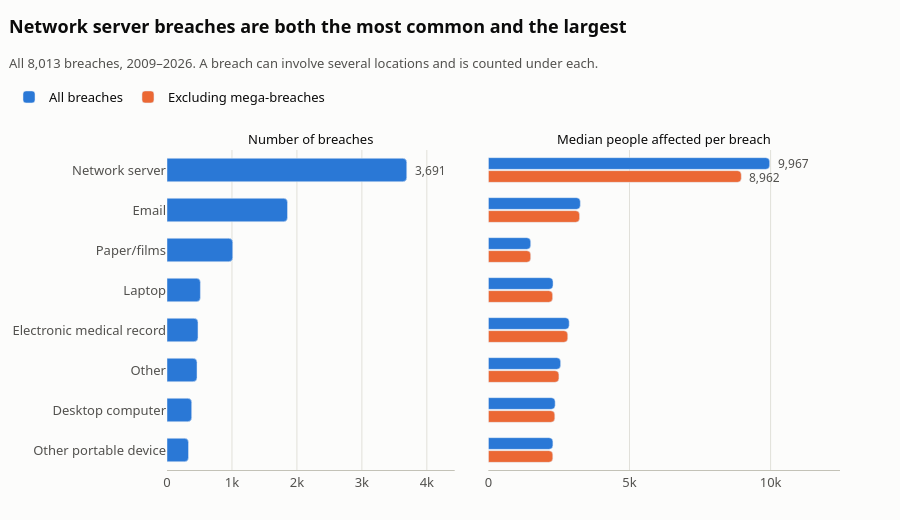

Here is the notebook cell this chart was saved with:
### Markdown cell above
## 4. Location: where the breached information was

Each breach records where the exposed information was: a network server, email, paper records, a laptop and so on. For each location, this counts the breaches and finds the median number of people affected, to show which location produces the most breaches and which produces the largest ones.

This isn't a trend over time, so it uses all 8,013 breaches. A breach can involve several locations, so it's counted under each of them, and the counts add up to more than the total.

### Code cell
location_stats = pd.DataFrame([
    {
        "location": name,
        "breaches": int(breaches[column].sum()),
        "share_of_breaches_%": breaches[column].mean() * 100,
        "median_people_all": breaches.loc[breaches[column], "individuals_affected"].median(),
        "median_people_excl_mega": breaches.loc[breaches[column] & ~breaches["mega_breach"], "individuals_affected"].median(),
        "mega_breaches": int((breaches[column] & breaches["mega_breach"]).sum()),
    }
    for column, name in LOCATION_LABELS.items()
]).sort_values("breaches", ascending=False, ignore_index=True)
print(location_stats.round(1).to_string(index=False))

most_common = location_stats.iloc[0]
largest = location_stats.loc[location_stats["median_people_all"].idxmax()]
print(f"\nMost breaches: {most_common['location']} ({most_common['breaches']:,}, "
      f"{most_common['share_of_breaches_%']:.0f}% of all breaches)")
print(f"Largest breaches: {largest['location']}, median {largest['median_people_all']:,.0f} people "
      f"({largest['median_people_excl_mega']:,.0f} excluding mega-breaches); "
      f"{largest['mega_breaches']} of {breaches['mega_breach'].sum()} mega-breaches involved it")

fig = make_subplots(rows=1, cols=2, shared_yaxes=True, horizontal_spacing=0.05, column_widths=[0.45, 0.55],
                    subplot_titles=("Number of breaches", "Median people affected per breach"))
fig.add_trace(go.Bar(
    y=location_stats["location"], x=location_stats["breaches"], orientation="h", showlegend=False,
    marker=dict(color=BLUE, cornerradius=4), hovertemplate="%{y}: %{x:,} breaches<extra></extra>",
), row=1, col=1)
for column, name, color in (("median_people_all", "All breaches", BLUE),
                            ("median_people_excl_mega", "Excluding mega-breaches", ORANGE)):
    fig.add_trace(go.Bar(
        y=location_stats["location"], x=location_stats[column], orientation="h", name=name,
        marker=dict(color=color, cornerradius=4), hovertemplate=f"%{{y}}: median %{{x:,.0f}} people ({name.lower()})<extra></extra>",
    ), row=1, col=2)

title = (f"{most_common['location']} breaches are both the most common and the largest"
         if most_common["location"] == largest["location"] else
         f"{most_common['location']} breaches are the most common; {largest['location']} breaches are the largest")
style(fig, title, f"All {len(breaches):,} breaches, {breaches['year'].min()}–{breaches['year'].max()}. "
      "A breach can involve several locations and is counted under each.", height=520)
fig.update_layout(barmode="group", bargap=0.35, bargroupgap=0.1)
fig.update_yaxes(autorange="reversed", showgrid=False)
fig.update_xaxes(showgrid=True, gridcolor=GRID, zeroline=False, tickformat="~s")
fig.update_xaxes(range=[0, location_stats["breaches"].max() * 1.2], row=1, col=1)
fig.update_xaxes(range=[0, location_stats["median_people_all"].max() * 1.25], row=1, col=2)
label(fig, most_common["breaches"], most_common["location"], f"{most_common['breaches']:,}", row=1, col=1, xanchor="left", xshift=6)
for column, shift in (("median_people_all", 7), ("median_people_excl_mega", -7)):  # blue bar sits above orange
    label(fig, largest[column], largest["location"], f"{largest[column]:,.0f}", row=1, col=2, xanchor="left", xshift=6, yshift=shift)
save_and_show(fig, "q4_locations")

### Figure 1 — Plotly figure (JSON) as saved in the notebook; plotly's stock layout.template omitted (floating-point values rounded to 4 significant figures)
{"data": [{"hovertemplate": "%{y}: %{x:,} breaches<extra></extra>", "marker": {"color": "#2a78d6", "cornerradius": 4}, "orientation": "h", "showlegend": false, "type": "bar", "x": [3691, 1855, 1012, 514, 477, 462, 380, 331], "xaxis": "x", "y": ["Network server", "Email", "Paper/films", "Laptop", "Electronic medical record", "Other", "Desktop computer", "Other portable device"], "yaxis": "y"}, {"hovertemplate": "%{y}: median %{x:,.0f} people (all breaches)<extra></extra>", "marker": {"color": "#2a78d6", "cornerradius": 4}, "name": "All breaches", "orientation": "h", "type": "bar", "x": [9967.0, 3259.0, 1500.0, 2292.0, 2864.0, 2560.0, 2367.0, 2287.0], "xaxis": "x2", "y": ["Network server", "Email", "Paper/films", "Laptop", "Electronic medical record", "Other", "Desktop computer", "Other portable device"], "yaxis": "y2"}, {"hovertemplate": "%{y}: median %{x:,.0f} people (excluding mega-breaches)<extra></extra>", "marker": {"color": "#eb6834", "cornerradius": 4}, "name": "Excluding mega-breaches", "orientation": "h", "type": "bar", "x": [8962.0, 3232.0, 1500.0, 2278.0, 2813.0, 2500.0, 2354.0, 2283.0], "xaxis": "x2", "y": ["Network server", "Email", "Paper/films", "Laptop", "Electronic medical record", "Other", "Desktop computer", "Other portable device"], "yaxis": "y2"}], "layout": {"annotations": [{"font": {"color": "#0b0b0b", "size": 13}, "showarrow": false, "text": "Number of breaches", "x": 0.2137, "xanchor": "center", "xref": "paper", "y": 1.0, "yanchor": "bottom", "yref": "paper"}, {"font": {"color": "#0b0b0b", "size": 13}, "showarrow": false, "text": "Median people affected per breach", "x": 0.7388, "xanchor": "center", "xref": "paper", "y": 1.0, "yanchor": "bottom", "yref": "paper"}, {"font": {"color": "#52514e", "size": 12}, "showarrow": false, "text": "3,691", "x": 3691, "xanchor": "left", "xref": "x", "xshift": 6, "y": "Network server", "yref": "y"}, {"font": {"color": "#52514e", "size": 12}, "showarrow": false, "text": "9,967", "x": 9967.0, "xanchor": "left", "xref": "x2", "xshift": 6, "y": "Network server", "yref": "y2", "yshift": 7}, {"font": {"color": "#52514e", "size": 12}, "showarrow": false, "text": "8,962", "x": 8962.0, "xanchor": "left", "xref": "x2", "xshift": 6, "y": "Network server", "yref": "y2", "yshift": -7}], "bargap": 0.35, "bargroupgap": 0.1, "barmode": "group", "font": {"color": "#0b0b0b", "family": "system-ui, -apple-system, \"Segoe UI\", sans-serif", "size": 13}, "height": 520, "hoverlabel": {"bgcolor": "white", "bordercolor": "#e1e0d9", "font": {"color": "#0b0b0b"}}, "legend": {"orientation": "h", "title": {"text": ""}, "x": 0.01, "xanchor": "left", "xref": "container", "y": 0.8423, "yanchor": "top", "yref": "container"}, "margin": {"b": 50, "l": 70, "r": 60, "t": 150}, "paper_bgcolor": "#fcfcfb", "plot_bgcolor": "#fcfcfb", "title": {"subtitle": {"font": {"color": "#52514e", "size": 13}, "text": "All 8,013 breaches, 2009–2026. A breach can involve several locations and is counted under each."}, "text": "<b>Network server breaches are both the most common and the largest</b>", "x": 0.01, "xanchor": "left", "xref": "container", "y": 0.9615, "yanchor": "top", "yref": "container"}, "xaxis": {"anchor": "y", "domain": [0.0, 0.4275], "gridcolor": "#e1e0d9", "linecolor": "#c3c2b7", "range": [0, 4429.0], "showgrid": true, "tickfont": {"color": "#52514e"}, "tickformat": "~s", "zeroline": false}, "xaxis2": {"anchor": "y2", "domain": [0.4775, 1.0], "gridcolor": "#e1e0d9", "linecolor": "#c3c2b7", "range": [0, 12460.0], "showgrid": true, "tickfont": {"color": "#52514e"}, "tickformat": "~s", "zeroline": false}, "yaxis": {"anchor": "x", "autorange": "reversed", "domain": [0.0, 1.0], "gridcolor": "#e1e0d9", "gridwidth": 1, "showgrid": false, "tickfont": {"color": "#52514e"}, "zeroline": false}, "yaxis2": {"anchor": "x2", "autorange": "reversed", "domain": [0.0, 1.0], "gridcolor": "#e1e0d9", "gridwidth": 1, "matches": "y", "showgrid": false, "showticklabels": false, "tickfont": {"color": "#52514e"}, "zeroline": false}}}
